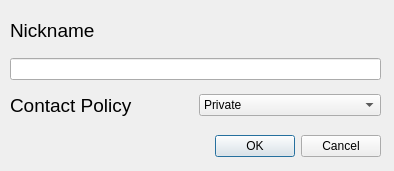
<?xml version="1.0" encoding="UTF-8"?>
<ui version="4.0">
 <class>EditNicknameDialog</class>
 <widget class="QDialog" name="EditNicknameDialog">
  <property name="geometry">
   <rect>
    <x>0</x>
    <y>0</y>
    <width>394</width>
    <height>171</height>
   </rect>
  </property>
  <property name="windowTitle">
   <string>Edit Nickname</string>
  </property>
  <widget class="QDialogButtonBox" name="buttonBox">
   <property name="geometry">
    <rect>
     <x>40</x>
     <y>130</y>
     <width>341</width>
     <height>32</height>
    </rect>
   </property>
   <property name="orientation">
    <enum>Qt::Horizontal</enum>
   </property>
   <property name="standardButtons">
    <set>QDialogButtonBox::Cancel|QDialogButtonBox::Ok</set>
   </property>
  </widget>
  <widget class="QWidget" name="">
   <property name="geometry">
    <rect>
     <x>10</x>
     <y>10</y>
     <width>371</width>
     <height>70</height>
    </rect>
   </property>
   <layout class="QVBoxLayout" name="verticalLayout">
    <item>
     <widget class="QLabel" name="nicknameLabel">
      <property name="text">
       <string>&lt;html&gt;&lt;head/&gt;&lt;body&gt;&lt;p&gt;&lt;span style=&quot; font-size:14pt;&quot;&gt;Nickname&lt;/span&gt;&lt;/p&gt;&lt;/body&gt;&lt;/html&gt;</string>
      </property>
     </widget>
    </item>
    <item>
     <widget class="QLineEdit" name="nicknameEdit"/>
    </item>
   </layout>
  </widget>
  <widget class="QWidget" name="">
   <property name="geometry">
    <rect>
     <x>10</x>
     <y>90</y>
     <width>371</width>
     <height>31</height>
    </rect>
   </property>
   <layout class="QHBoxLayout" name="horizontalLayout">
    <item>
     <widget class="QLabel" name="policyLabel">
      <property name="text">
       <string>&lt;html&gt;&lt;head/&gt;&lt;body&gt;&lt;p&gt;&lt;span style=&quot; font-size:14pt;&quot;&gt;Contact Policy&lt;/span&gt;&lt;/p&gt;&lt;/body&gt;&lt;/html&gt;</string>
      </property>
     </widget>
    </item>
    <item>
     <widget class="QComboBox" name="policyComboBox">
      <property name="currentText">
       <string>Private</string>
      </property>
      <item>
       <property name="text">
        <string>Private</string>
       </property>
      </item>
      <item>
       <property name="text">
        <string>Public</string>
       </property>
      </item>
      <item>
       <property name="text">
        <string>Friends Only</string>
       </property>
      </item>
      <item>
       <property name="text">
        <string>Friends of Friends</string>
       </property>
      </item>
     </widget>
    </item>
   </layout>
  </widget>
 </widget>
 <tabstops>
  <tabstop>nicknameEdit</tabstop>
  <tabstop>policyComboBox</tabstop>
 </tabstops>
 <resources/>
 <connections>
  <connection>
   <sender>buttonBox</sender>
   <signal>accepted()</signal>
   <receiver>EditNicknameDialog</receiver>
   <slot>accept()</slot>
   <hints>
    <hint type="sourcelabel">
     <x>248</x>
     <y>254</y>
    </hint>
    <hint type="destinationlabel">
     <x>157</x>
     <y>274</y>
    </hint>
   </hints>
  </connection>
  <connection>
   <sender>buttonBox</sender>
   <signal>rejected()</signal>
   <receiver>EditNicknameDialog</receiver>
   <slot>reject()</slot>
   <hints>
    <hint type="sourcelabel">
     <x>316</x>
     <y>260</y>
    </hint>
    <hint type="destinationlabel">
     <x>286</x>
     <y>274</y>
    </hint>
   </hints>
  </connection>
 </connections>
</ui>
